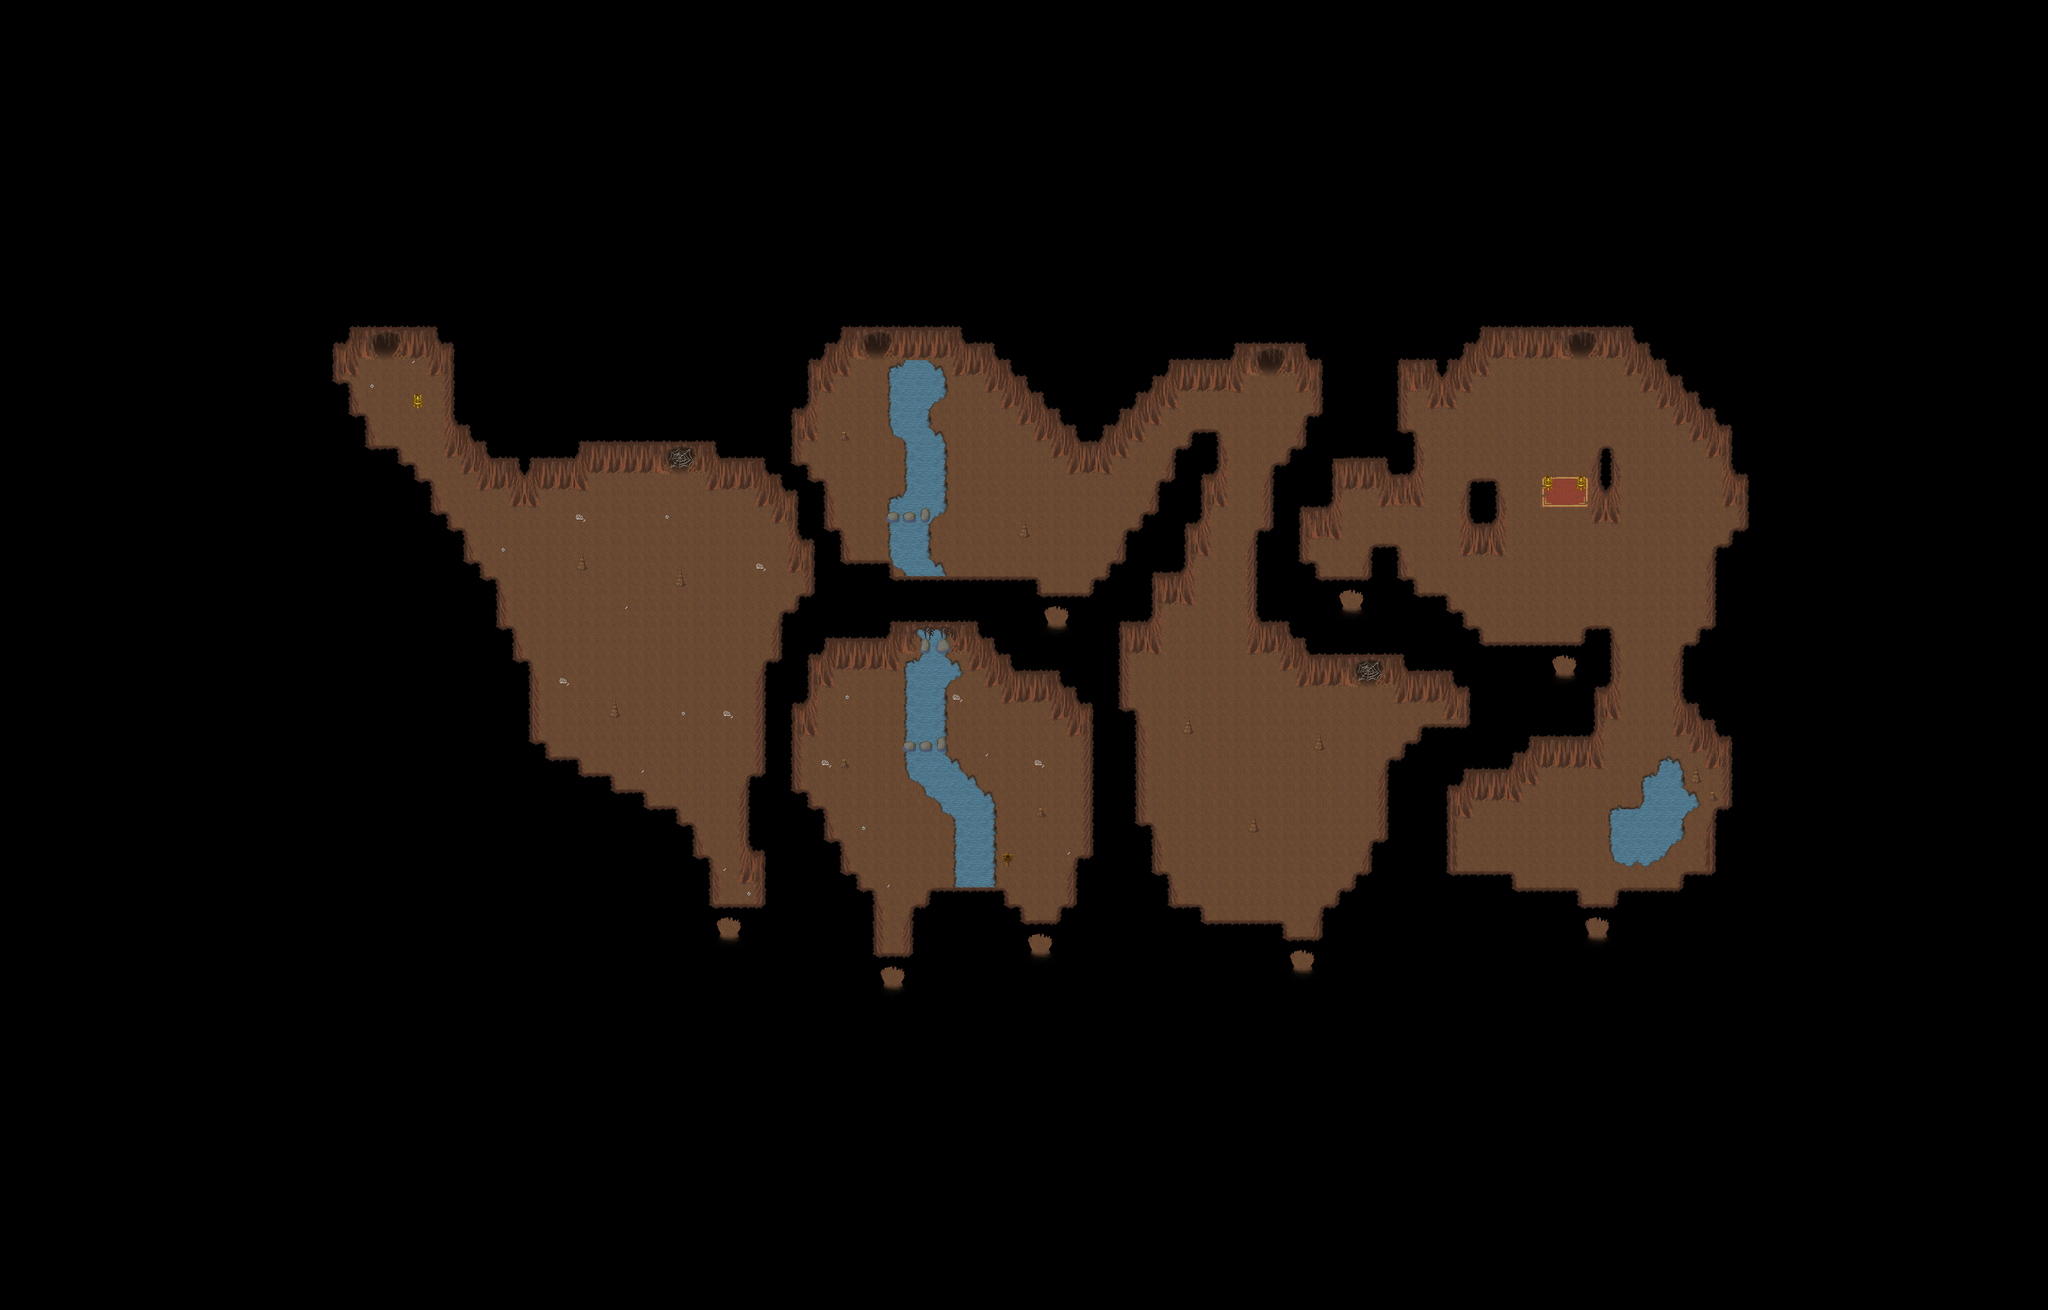

Tiled map render using the project's own tile images. Description and the map definition, with tile-layer contents summarised, below:
An orthogonal 125x80 tile map with 32x32 px tiles, 3 tile layers (Ground, Fringe, Top), 1 hidden layer not drawn, 4 tilesets and 22 objects (11x warp, 6x PARTICLE_EFFECT, 4x spawn, script).

<map version="1.0" orientation="orthogonal" width="125" height="80" tilewidth="32" tileheight="32">
 <properties>
  <property name="minimap" value="/graphics/minimaps/007-1.png" />
  <property name="music" value="finalman_and_yakslem-cavesong.ogg" />
  <property name="name" value="Caverna do Eremita" />
  <property name="overlay0image" value="graphics/images/ambient/spotlight.png" />
  <property name="overlay0parallax" value="0.0" />
  <property name="pasta" value="CavernaEremita" />
 </properties>
 <tileset firstgid="1" name="Colisao" tilewidth="32" tileheight="32">
  <image source="../graphics/tiles/collision.png" width="64" height="32" />
 </tileset>
 <tileset firstgid="3" name="Cave" tilewidth="32" tileheight="32">
  <image source="../graphics/tiles/cave.png" trans="ff00ff" width="512" height="256" />
 </tileset>
 <tileset firstgid="131" name="Cave x2" tilewidth="32" tileheight="64">
  <image source="../graphics/tiles/cave_x2.png" width="512" height="64" />
 </tileset>
 <tileset firstgid="147" name="Woodland" tilewidth="32" tileheight="32">
  <image source="../graphics/tiles/Woodland_ground.png" width="512" height="512" />
 </tileset>
 <layer name="Ground" width="125" height="80">
  <data>[10000 cells, 10000 non-empty, 65 distinct tile ids]</data>
 </layer>
 <layer name="Fringe" width="125" height="80">
  <data>[10000 cells, 50 non-empty, 12 distinct tile ids]</data>
 </layer>
 <layer name="Top" width="125" height="80">
  <data>[10000 cells, 232 non-empty, 7 distinct tile ids]</data>
 </layer>
 <layer name="Collision" width="125" height="80" visible="0" opacity="0.5">
  <data>[10000 cells, 8646 non-empty, 1 distinct tile ids]</data>
 </layer>
 <objectgroup name="spawns" width="125" height="80" visible="0">
  <object name="Morcego (35)" type="spawn" x="2176" y="640" width="1280" height="1248">
   <properties>
    <property name="max_beings" value="35" />
    <property name="monster_id" value="15" />
   </properties>
  </object>
  <object name="Bicho-da-seda (15)" type="spawn" x="2208" y="608" width="1280" height="1248">
   <properties>
    <property name="max_beings" value="15" />
    <property name="monster_id" value="33" />
   </properties>
  </object>
  <object name="Abelhas (10)" type="spawn" x="1614" y="1322" width="490" height="466">
   <properties>
    <property name="eA_spawn" value="240000" />
    <property name="max_beings" value="10" />
    <property name="monster_id" value="47" />
   </properties>
  </object>
  <object name="Borboletas (10)" type="spawn" x="638" y="832" width="856" height="942">
   <properties>
    <property name="max_beings" value="10" />
    <property name="monster_id" value="53" />
   </properties>
  </object>
 </objectgroup>
 <objectgroup name="particles" width="0" height="0" opacity="0.56">
  <object name="graphics/particles/waterfall-1x2.particle.xml" type="PARTICLE_EFFECT" x="1792" y="704" />
  <object name="graphics/particles/flame.particle.xml" type="PARTICLE_EFFECT" x="3008" y="960" width="32" height="32" />
  <object name="graphics/particles/flame.particle.xml" type="PARTICLE_EFFECT" x="3072" y="960" width="32" height="32" />
  <object name="graphics/particles/flame.particle.xml" type="PARTICLE_EFFECT" x="800" y="800" width="32" height="32" />
  <object name="graphics/particles/beehive.particle.xml" type="PARTICLE_EFFECT" x="2016" y="1376" width="32" height="32" />
  <object name="graphics/particles/beehive.particle.xml" type="PARTICLE_EFFECT" x="1568" y="1440" width="32" height="32" />
 </objectgroup>
 <objectgroup name="pedraEmanar" width="125" height="80">
  <object name="Pedra de Emanar Alma" type="script" x="2432" y="1472" width="32" height="32">
   <properties>
    <property name="npc_id" value="pedraEmanar" />
   </properties>
  </object>
 </objectgroup>
 <objectgroup name="warps" width="125" height="80">
  <object name="warp" type="warp" x="2528" y="1856" width="32" height="32">
   <properties>
    <property name="dest_map" value="008-6" />
    <property name="dest_x" value="4896" />
    <property name="dest_y" value="3712" />
   </properties>
  </object>
  <object name="warp" type="warp" x="2624" y="1152" width="32" height="32">
   <properties>
    <property name="dest_map" value="008-6" />
    <property name="dest_x" value="4992" />
    <property name="dest_y" value="3008" />
   </properties>
  </object>
  <object name="warp" type="warp" x="3040" y="1280" width="32" height="32">
   <properties>
    <property name="dest_map" value="008-6" />
    <property name="dest_x" value="5408" />
    <property name="dest_y" value="3136" />
   </properties>
  </object>
  <object name="warp" type="warp" x="2464" y="704" width="32" height="32">
   <properties>
    <property name="dest_map" value="008-6" />
    <property name="dest_x" value="4832" />
    <property name="dest_y" value="2496" />
   </properties>
  </object>
  <object name="warp" type="warp" x="3072" y="672" width="32" height="32">
   <properties>
    <property name="dest_map" value="008-6" />
    <property name="dest_x" value="5440" />
    <property name="dest_y" value="2464" />
   </properties>
  </object>
  <object name="paraFora" type="warp" x="3104" y="1792" width="32" height="32">
   <properties>
    <property name="dest_map" value="008" />
    <property name="dest_x" value="1984" />
    <property name="dest_y" value="2432" />
   </properties>
  </object>
  <object name="paraDentro" type="warp" x="2016" y="1824" width="32" height="32">
   <properties>
    <property name="dest_map" value="007-2" />
    <property name="dest_x" value="5216" />
    <property name="dest_y" value="3360" />
   </properties>
  </object>
  <object name="paraFora" type="warp" x="1728" y="1888" width="32" height="32">
   <properties>
    <property name="dest_map" value="007" />
    <property name="dest_x" value="5728" />
    <property name="dest_y" value="2496" />
   </properties>
  </object>
  <object name="paraFora" type="warp" x="1408" y="1792" width="32" height="32">
   <properties>
    <property name="dest_map" value="007" />
    <property name="dest_x" value="5408" />
    <property name="dest_y" value="2400" />
   </properties>
  </object>
  <object name="warp" type="warp" x="2048" y="1184" width="32" height="32">
   <properties>
    <property name="dest_map" value="008-6" />
    <property name="dest_x" value="4416" />
    <property name="dest_y" value="3040" />
   </properties>
  </object>
  <object name="paraDentro" type="warp" x="736" y="672" width="32" height="32">
   <properties>
    <property name="dest_map" value="008-6" />
    <property name="dest_x" value="4064" />
    <property name="dest_y" value="2464" />
   </properties>
  </object>
 </objectgroup>
</map>
